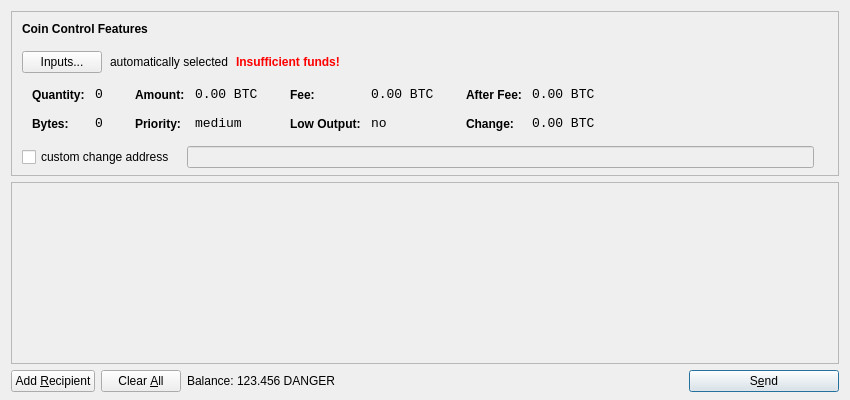
<?xml version="1.0" encoding="UTF-8"?>
<ui version="4.0">
 <class>SendCoinsDialog</class>
 <widget class="QDialog" name="SendCoinsDialog">
  <property name="geometry">
   <rect>
    <x>0</x>
    <y>0</y>
    <width>850</width>
    <height>400</height>
   </rect>
  </property>
  <property name="windowTitle">
   <string>Send Coins</string>
  </property>
  <layout class="QVBoxLayout" name="verticalLayout" stretch="0,1,0">
   <property name="bottomMargin">
    <number>8</number>
   </property>
   <item>
    <widget class="QFrame" name="frameCoinControl">
     <property name="sizePolicy">
      <sizepolicy hsizetype="Expanding" vsizetype="Expanding">
       <horstretch>0</horstretch>
       <verstretch>0</verstretch>
      </sizepolicy>
     </property>
     <property name="maximumSize">
      <size>
       <width>16777215</width>
       <height>16777215</height>
      </size>
     </property>
     <property name="frameShape">
      <enum>QFrame::StyledPanel</enum>
     </property>
     <property name="frameShadow">
      <enum>QFrame::Sunken</enum>
     </property>
     <layout class="QVBoxLayout" name="verticalLayoutCoinControl2">
      <property name="spacing">
       <number>-1</number>
      </property>
      <property name="leftMargin">
       <number>0</number>
      </property>
      <property name="topMargin">
       <number>0</number>
      </property>
      <property name="rightMargin">
       <number>0</number>
      </property>
      <property name="bottomMargin">
       <number>6</number>
      </property>
      <item>
       <layout class="QVBoxLayout" name="verticalLayoutCoinControl" stretch="0,0,0,0,1">
        <property name="spacing">
         <number>0</number>
        </property>
        <property name="leftMargin">
         <number>10</number>
        </property>
        <property name="topMargin">
         <number>10</number>
        </property>
        <item>
         <layout class="QHBoxLayout" name="horizontalLayoutCoinControl1">
          <property name="bottomMargin">
           <number>15</number>
          </property>
          <item>
           <widget class="QLabel" name="labelCoinControlFeatures">
            <property name="sizePolicy">
             <sizepolicy hsizetype="Preferred" vsizetype="Maximum">
              <horstretch>0</horstretch>
              <verstretch>0</verstretch>
             </sizepolicy>
            </property>
            <property name="font">
             <font>
              <weight>75</weight>
              <bold>true</bold>
             </font>
            </property>
            <property name="styleSheet">
             <string notr="true">font-weight:bold;</string>
            </property>
            <property name="text">
             <string>Coin Control Features</string>
            </property>
           </widget>
          </item>
         </layout>
        </item>
        <item>
         <layout class="QHBoxLayout" name="horizontalLayoutCoinControl2" stretch="0,0,0,0">
          <property name="spacing">
           <number>8</number>
          </property>
          <property name="bottomMargin">
           <number>10</number>
          </property>
          <item>
           <widget class="QPushButton" name="pushButtonCoinControl">
            <property name="styleSheet">
             <string notr="true"/>
            </property>
            <property name="text">
             <string>Inputs...</string>
            </property>
           </widget>
          </item>
          <item>
           <widget class="QLabel" name="labelCoinControlAutomaticallySelected">
            <property name="text">
             <string>automatically selected</string>
            </property>
            <property name="margin">
             <number>5</number>
            </property>
           </widget>
          </item>
          <item>
           <widget class="QLabel" name="labelCoinControlInsuffFunds">
            <property name="font">
             <font>
              <weight>75</weight>
              <bold>true</bold>
             </font>
            </property>
            <property name="styleSheet">
             <string notr="true">color:red;font-weight:bold;</string>
            </property>
            <property name="text">
             <string>Insufficient funds!</string>
            </property>
            <property name="margin">
             <number>5</number>
            </property>
           </widget>
          </item>
          <item>
           <spacer name="horizontalSpacerCoinControl">
            <property name="orientation">
             <enum>Qt::Horizontal</enum>
            </property>
            <property name="sizeHint" stdset="0">
             <size>
              <width>40</width>
              <height>1</height>
             </size>
            </property>
           </spacer>
          </item>
         </layout>
        </item>
        <item>
         <widget class="QWidget" name="widgetCoinControl" native="true">
          <property name="sizePolicy">
           <sizepolicy hsizetype="Preferred" vsizetype="Preferred">
            <horstretch>0</horstretch>
            <verstretch>0</verstretch>
           </sizepolicy>
          </property>
          <property name="minimumSize">
           <size>
            <width>0</width>
            <height>0</height>
           </size>
          </property>
          <property name="styleSheet">
           <string notr="true"/>
          </property>
          <layout class="QHBoxLayout" name="horizontalLayoutCoinControl5">
           <property name="margin">
            <number>0</number>
           </property>
           <item>
            <layout class="QHBoxLayout" name="horizontalLayoutCoinControl3" stretch="0,0,0,1">
             <property name="spacing">
              <number>20</number>
             </property>
             <property name="topMargin">
              <number>0</number>
             </property>
             <property name="bottomMargin">
              <number>10</number>
             </property>
             <item>
              <layout class="QFormLayout" name="formLayoutCoinControl1">
               <property name="horizontalSpacing">
                <number>10</number>
               </property>
               <property name="verticalSpacing">
                <number>14</number>
               </property>
               <property name="leftMargin">
                <number>10</number>
               </property>
               <property name="topMargin">
                <number>4</number>
               </property>
               <property name="rightMargin">
                <number>6</number>
               </property>
               <item row="0" column="0">
                <widget class="QLabel" name="labelCoinControlQuantityText">
                 <property name="styleSheet">
                  <string notr="true">font-weight:bold;</string>
                 </property>
                 <property name="text">
                  <string>Quantity:</string>
                 </property>
                 <property name="margin">
                  <number>0</number>
                 </property>
                </widget>
               </item>
               <item row="0" column="1">
                <widget class="QLabel" name="labelCoinControlQuantity">
                 <property name="font">
                  <font>
                   <family>Monospace</family>
                   <pointsize>10</pointsize>
                  </font>
                 </property>
                 <property name="cursor">
                  <cursorShape>IBeamCursor</cursorShape>
                 </property>
                 <property name="contextMenuPolicy">
                  <enum>Qt::ActionsContextMenu</enum>
                 </property>
                 <property name="text">
                  <string notr="true">0</string>
                 </property>
                 <property name="margin">
                  <number>0</number>
                 </property>
                 <property name="textInteractionFlags">
                  <set>Qt::LinksAccessibleByMouse|Qt::TextSelectableByKeyboard|Qt::TextSelectableByMouse</set>
                 </property>
                </widget>
               </item>
               <item row="1" column="0">
                <widget class="QLabel" name="labelCoinControlBytesText">
                 <property name="styleSheet">
                  <string notr="true">font-weight:bold;</string>
                 </property>
                 <property name="text">
                  <string>Bytes:</string>
                 </property>
                </widget>
               </item>
               <item row="1" column="1">
                <widget class="QLabel" name="labelCoinControlBytes">
                 <property name="font">
                  <font>
                   <family>Monospace</family>
                   <pointsize>10</pointsize>
                  </font>
                 </property>
                 <property name="cursor">
                  <cursorShape>IBeamCursor</cursorShape>
                 </property>
                 <property name="contextMenuPolicy">
                  <enum>Qt::ActionsContextMenu</enum>
                 </property>
                 <property name="text">
                  <string notr="true">0</string>
                 </property>
                 <property name="textInteractionFlags">
                  <set>Qt::LinksAccessibleByMouse|Qt::TextSelectableByKeyboard|Qt::TextSelectableByMouse</set>
                 </property>
                </widget>
               </item>
              </layout>
             </item>
             <item>
              <layout class="QFormLayout" name="formLayoutCoinControl2">
               <property name="horizontalSpacing">
                <number>10</number>
               </property>
               <property name="verticalSpacing">
                <number>14</number>
               </property>
               <property name="leftMargin">
                <number>6</number>
               </property>
               <property name="topMargin">
                <number>4</number>
               </property>
               <property name="rightMargin">
                <number>6</number>
               </property>
               <item row="0" column="0">
                <widget class="QLabel" name="labelCoinControlAmountText">
                 <property name="styleSheet">
                  <string notr="true">font-weight:bold;</string>
                 </property>
                 <property name="text">
                  <string>Amount:</string>
                 </property>
                 <property name="margin">
                  <number>0</number>
                 </property>
                </widget>
               </item>
               <item row="0" column="1">
                <widget class="QLabel" name="labelCoinControlAmount">
                 <property name="font">
                  <font>
                   <family>Monospace</family>
                   <pointsize>10</pointsize>
                  </font>
                 </property>
                 <property name="cursor">
                  <cursorShape>IBeamCursor</cursorShape>
                 </property>
                 <property name="contextMenuPolicy">
                  <enum>Qt::ActionsContextMenu</enum>
                 </property>
                 <property name="text">
                  <string notr="true">0.00 BTC</string>
                 </property>
                 <property name="textInteractionFlags">
                  <set>Qt::LinksAccessibleByMouse|Qt::TextSelectableByKeyboard|Qt::TextSelectableByMouse</set>
                 </property>
                </widget>
               </item>
               <item row="1" column="0">
                <widget class="QLabel" name="labelCoinControlPriorityText">
                 <property name="styleSheet">
                  <string notr="true">font-weight:bold;</string>
                 </property>
                 <property name="text">
                  <string>Priority:</string>
                 </property>
                </widget>
               </item>
               <item row="1" column="1">
                <widget class="QLabel" name="labelCoinControlPriority">
                 <property name="font">
                  <font>
                   <family>Monospace</family>
                   <pointsize>10</pointsize>
                  </font>
                 </property>
                 <property name="cursor">
                  <cursorShape>IBeamCursor</cursorShape>
                 </property>
                 <property name="contextMenuPolicy">
                  <enum>Qt::ActionsContextMenu</enum>
                 </property>
                 <property name="text">
                  <string>medium</string>
                 </property>
                 <property name="textInteractionFlags">
                  <set>Qt::LinksAccessibleByMouse|Qt::TextSelectableByKeyboard|Qt::TextSelectableByMouse</set>
                 </property>
                </widget>
               </item>
              </layout>
             </item>
             <item>
              <layout class="QFormLayout" name="formLayoutCoinControl3">
               <property name="horizontalSpacing">
                <number>10</number>
               </property>
               <property name="verticalSpacing">
                <number>14</number>
               </property>
               <property name="leftMargin">
                <number>6</number>
               </property>
               <property name="topMargin">
                <number>4</number>
               </property>
               <property name="rightMargin">
                <number>6</number>
               </property>
               <item row="0" column="0">
                <widget class="QLabel" name="labelCoinControlFeeText">
                 <property name="styleSheet">
                  <string notr="true">font-weight:bold;</string>
                 </property>
                 <property name="text">
                  <string>Fee:</string>
                 </property>
                 <property name="margin">
                  <number>0</number>
                 </property>
                </widget>
               </item>
               <item row="0" column="1">
                <widget class="QLabel" name="labelCoinControlFee">
                 <property name="font">
                  <font>
                   <family>Monospace</family>
                   <pointsize>10</pointsize>
                  </font>
                 </property>
                 <property name="cursor">
                  <cursorShape>IBeamCursor</cursorShape>
                 </property>
                 <property name="contextMenuPolicy">
                  <enum>Qt::ActionsContextMenu</enum>
                 </property>
                 <property name="text">
                  <string notr="true">0.00 BTC</string>
                 </property>
                 <property name="textInteractionFlags">
                  <set>Qt::LinksAccessibleByMouse|Qt::TextSelectableByKeyboard|Qt::TextSelectableByMouse</set>
                 </property>
                </widget>
               </item>
               <item row="1" column="0">
                <widget class="QLabel" name="labelCoinControlLowOutputText">
                 <property name="styleSheet">
                  <string notr="true">font-weight:bold;</string>
                 </property>
                 <property name="text">
                  <string>Low Output:</string>
                 </property>
                </widget>
               </item>
               <item row="1" column="1">
                <widget class="QLabel" name="labelCoinControlLowOutput">
                 <property name="font">
                  <font>
                   <family>Monospace</family>
                   <pointsize>10</pointsize>
                  </font>
                 </property>
                 <property name="cursor">
                  <cursorShape>IBeamCursor</cursorShape>
                 </property>
                 <property name="contextMenuPolicy">
                  <enum>Qt::ActionsContextMenu</enum>
                 </property>
                 <property name="text">
                  <string>no</string>
                 </property>
                 <property name="textInteractionFlags">
                  <set>Qt::LinksAccessibleByMouse|Qt::TextSelectableByKeyboard|Qt::TextSelectableByMouse</set>
                 </property>
                </widget>
               </item>
              </layout>
             </item>
             <item>
              <layout class="QFormLayout" name="formLayoutCoinControl4">
               <property name="horizontalSpacing">
                <number>10</number>
               </property>
               <property name="verticalSpacing">
                <number>14</number>
               </property>
               <property name="leftMargin">
                <number>6</number>
               </property>
               <property name="topMargin">
                <number>4</number>
               </property>
               <property name="rightMargin">
                <number>6</number>
               </property>
               <item row="0" column="0">
                <widget class="QLabel" name="labelCoinControlAfterFeeText">
                 <property name="styleSheet">
                  <string notr="true">font-weight:bold;</string>
                 </property>
                 <property name="text">
                  <string>After Fee:</string>
                 </property>
                 <property name="margin">
                  <number>0</number>
                 </property>
                </widget>
               </item>
               <item row="0" column="1">
                <widget class="QLabel" name="labelCoinControlAfterFee">
                 <property name="font">
                  <font>
                   <family>Monospace</family>
                   <pointsize>10</pointsize>
                  </font>
                 </property>
                 <property name="cursor">
                  <cursorShape>IBeamCursor</cursorShape>
                 </property>
                 <property name="contextMenuPolicy">
                  <enum>Qt::ActionsContextMenu</enum>
                 </property>
                 <property name="text">
                  <string notr="true">0.00 BTC</string>
                 </property>
                 <property name="textInteractionFlags">
                  <set>Qt::LinksAccessibleByMouse|Qt::TextSelectableByKeyboard|Qt::TextSelectableByMouse</set>
                 </property>
                </widget>
               </item>
               <item row="1" column="0">
                <widget class="QLabel" name="labelCoinControlChangeText">
                 <property name="styleSheet">
                  <string notr="true">font-weight:bold;</string>
                 </property>
                 <property name="text">
                  <string>Change:</string>
                 </property>
                </widget>
               </item>
               <item row="1" column="1">
                <widget class="QLabel" name="labelCoinControlChange">
                 <property name="font">
                  <font>
                   <family>Monospace</family>
                   <pointsize>10</pointsize>
                  </font>
                 </property>
                 <property name="cursor">
                  <cursorShape>IBeamCursor</cursorShape>
                 </property>
                 <property name="contextMenuPolicy">
                  <enum>Qt::ActionsContextMenu</enum>
                 </property>
                 <property name="text">
                  <string notr="true">0.00 BTC</string>
                 </property>
                 <property name="textInteractionFlags">
                  <set>Qt::LinksAccessibleByMouse|Qt::TextSelectableByKeyboard|Qt::TextSelectableByMouse</set>
                 </property>
                </widget>
               </item>
              </layout>
             </item>
            </layout>
           </item>
          </layout>
         </widget>
        </item>
        <item>
         <layout class="QHBoxLayout" name="horizontalLayoutCoinControl4" stretch="0,0,0">
          <property name="spacing">
           <number>12</number>
          </property>
          <property name="sizeConstraint">
           <enum>QLayout::SetDefaultConstraint</enum>
          </property>
          <property name="topMargin">
           <number>5</number>
          </property>
          <property name="rightMargin">
           <number>5</number>
          </property>
          <item>
           <widget class="QCheckBox" name="checkBoxCoinControlChange">
            <property name="text">
             <string>custom change address</string>
            </property>
           </widget>
          </item>
          <item>
           <widget class="QLineEdit" name="lineEditCoinControlChange">
            <property name="enabled">
             <bool>false</bool>
            </property>
            <property name="sizePolicy">
             <sizepolicy hsizetype="Expanding" vsizetype="Fixed">
              <horstretch>0</horstretch>
              <verstretch>0</verstretch>
             </sizepolicy>
            </property>
           </widget>
          </item>
          <item>
           <widget class="QLabel" name="labelCoinControlChangeLabel">
            <property name="sizePolicy">
             <sizepolicy hsizetype="Preferred" vsizetype="Expanding">
              <horstretch>0</horstretch>
              <verstretch>0</verstretch>
             </sizepolicy>
            </property>
            <property name="minimumSize">
             <size>
              <width>0</width>
              <height>0</height>
             </size>
            </property>
            <property name="text">
             <string/>
            </property>
            <property name="margin">
             <number>3</number>
            </property>
           </widget>
          </item>
         </layout>
        </item>
        <item>
         <spacer name="verticalSpacerCoinControl">
          <property name="orientation">
           <enum>Qt::Vertical</enum>
          </property>
          <property name="sizeHint" stdset="0">
           <size>
            <width>800</width>
            <height>1</height>
           </size>
          </property>
         </spacer>
        </item>
       </layout>
      </item>
     </layout>
    </widget>
   </item>
   <item>
    <widget class="QScrollArea" name="scrollArea">
     <property name="widgetResizable">
      <bool>true</bool>
     </property>
     <widget class="QWidget" name="scrollAreaWidgetContents">
      <property name="geometry">
       <rect>
        <x>0</x>
        <y>0</y>
        <width>830</width>
        <height>165</height>
       </rect>
      </property>
      <layout class="QVBoxLayout" name="verticalLayout_2">
       <property name="margin">
        <number>0</number>
       </property>
       <item>
        <layout class="QVBoxLayout" name="entries">
         <property name="spacing">
          <number>6</number>
         </property>
        </layout>
       </item>
       <item>
        <spacer name="verticalSpacer">
         <property name="orientation">
          <enum>Qt::Vertical</enum>
         </property>
         <property name="sizeHint" stdset="0">
          <size>
           <width>20</width>
           <height>40</height>
          </size>
         </property>
        </spacer>
       </item>
      </layout>
     </widget>
    </widget>
   </item>
   <item>
    <layout class="QHBoxLayout" name="horizontalLayout">
     <item>
      <widget class="QPushButton" name="addButton">
       <property name="toolTip">
        <string>Send to multiple recipients at once</string>
       </property>
       <property name="text">
        <string>Add &amp;Recipient</string>
       </property>
       <property name="icon">
        <iconset resource="../bitcoin.qrc">
         <normaloff>:/icons/add</normaloff>:/icons/add</iconset>
       </property>
       <property name="autoDefault">
        <bool>false</bool>
       </property>
      </widget>
     </item>
     <item>
      <widget class="QPushButton" name="clearButton">
       <property name="sizePolicy">
        <sizepolicy hsizetype="Minimum" vsizetype="Fixed">
         <horstretch>0</horstretch>
         <verstretch>0</verstretch>
        </sizepolicy>
       </property>
       <property name="toolTip">
        <string>Remove all transaction fields</string>
       </property>
       <property name="text">
        <string>Clear &amp;All</string>
       </property>
       <property name="icon">
        <iconset resource="../bitcoin.qrc">
         <normaloff>:/icons/remove</normaloff>:/icons/remove</iconset>
       </property>
       <property name="autoRepeatDelay">
        <number>300</number>
       </property>
       <property name="autoDefault">
        <bool>false</bool>
       </property>
      </widget>
     </item>
     <item>
      <layout class="QHBoxLayout" name="horizontalLayout_2">
       <property name="spacing">
        <number>3</number>
       </property>
       <item>
        <widget class="QLabel" name="label">
         <property name="text">
          <string>Balance:</string>
         </property>
        </widget>
       </item>
       <item>
        <widget class="QLabel" name="labelBalance">
         <property name="cursor">
          <cursorShape>IBeamCursor</cursorShape>
         </property>
         <property name="text">
          <string>123.456 DANGER</string>
         </property>
         <property name="textInteractionFlags">
          <set>Qt::LinksAccessibleByMouse|Qt::TextSelectableByKeyboard|Qt::TextSelectableByMouse</set>
         </property>
        </widget>
       </item>
      </layout>
     </item>
     <item>
      <spacer name="horizontalSpacer">
       <property name="orientation">
        <enum>Qt::Horizontal</enum>
       </property>
       <property name="sizeHint" stdset="0">
        <size>
         <width>40</width>
         <height>20</height>
        </size>
       </property>
      </spacer>
     </item>
     <item>
      <widget class="QPushButton" name="sendButton">
       <property name="minimumSize">
        <size>
         <width>150</width>
         <height>0</height>
        </size>
       </property>
       <property name="toolTip">
        <string>Confirm the send action</string>
       </property>
       <property name="text">
        <string>S&amp;end</string>
       </property>
       <property name="icon">
        <iconset resource="../bitcoin.qrc">
         <normaloff>:/icons/send</normaloff>:/icons/send</iconset>
       </property>
       <property name="default">
        <bool>true</bool>
       </property>
      </widget>
     </item>
    </layout>
   </item>
  </layout>
 </widget>
 <resources>
  <include location="../bitcoin.qrc"/>
 </resources>
 <connections/>
</ui>
